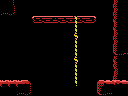

This game map was drawn from its Tiled (.tmx) file and the tilesets committed beside it. A one-line description and the full map source follow:
An orthogonal 16x12 tile map with 8x8 px tiles, 1 tile layer (Tile Layer 1) and 6 objects (2x item, big-item, breakable-right, door-right, 4x4-item).

<map version="1.0" orientation="orthogonal" renderorder="right-down" width="16" height="12" tilewidth="8" tileheight="8" nextobjectid="9">
 <properties>
  <property name="down" value="hole" />
  <property name="left" value="hole" />
  <property name="up" value="hole" />
 </properties>
 <tileset firstgid="1" name="tiles" tilewidth="8" tileheight="8" tilecount="256" columns="16">
  <image source="tiles.png" width="128" height="128" />
 </tileset>
 <layer name="Tile Layer 1" width="16" height="12">
  <data encoding="csv">
118,126,1,1,1,1,1,1,1,1,1,1,1,1,123,118,
254,144,1,1,1,1,1,1,1,1,1,1,1,1,123,118,
1,1,1,1,140,255,138,255,255,136,255,139,1,1,251,118,
1,1,1,1,1,1,1,1,1,135,1,1,1,1,251,118,
1,1,1,1,1,1,1,1,1,132,1,1,1,1,123,118,
1,1,1,1,1,1,1,1,1,135,1,1,1,1,123,118,
1,1,1,1,1,1,1,1,1,135,1,1,1,1,145,148,
1,1,1,1,1,1,1,1,1,132,1,1,1,1,251,118,
1,1,1,1,1,1,1,1,1,135,1,1,1,1,124,118,
1,1,1,1,1,1,1,1,1,135,1,1,1,1,123,118,
247,247,247,121,1,1,1,1,1,256,1,1,117,120,119,120,
118,118,254,144,1,1,1,1,1,1,1,1,145,254,118,118
</data>
 </layer>
 <objectgroup name="objects">
  <object id="1" type="item" x="96" y="64" width="16" height="16" />
  <object id="2" type="item" x="56" y="0" width="16" height="16" />
  <object id="3" type="big-item" x="0" y="56" width="32" height="24" />
  <object id="5" type="breakable-right" x="112" y="56" width="16" height="24" />
  <object id="7" type="door-right" x="112" y="56" width="16" height="24" />
  <object id="8" type="4x4-item" x="0" y="48" width="32" height="32" />
 </objectgroup>
</map>
